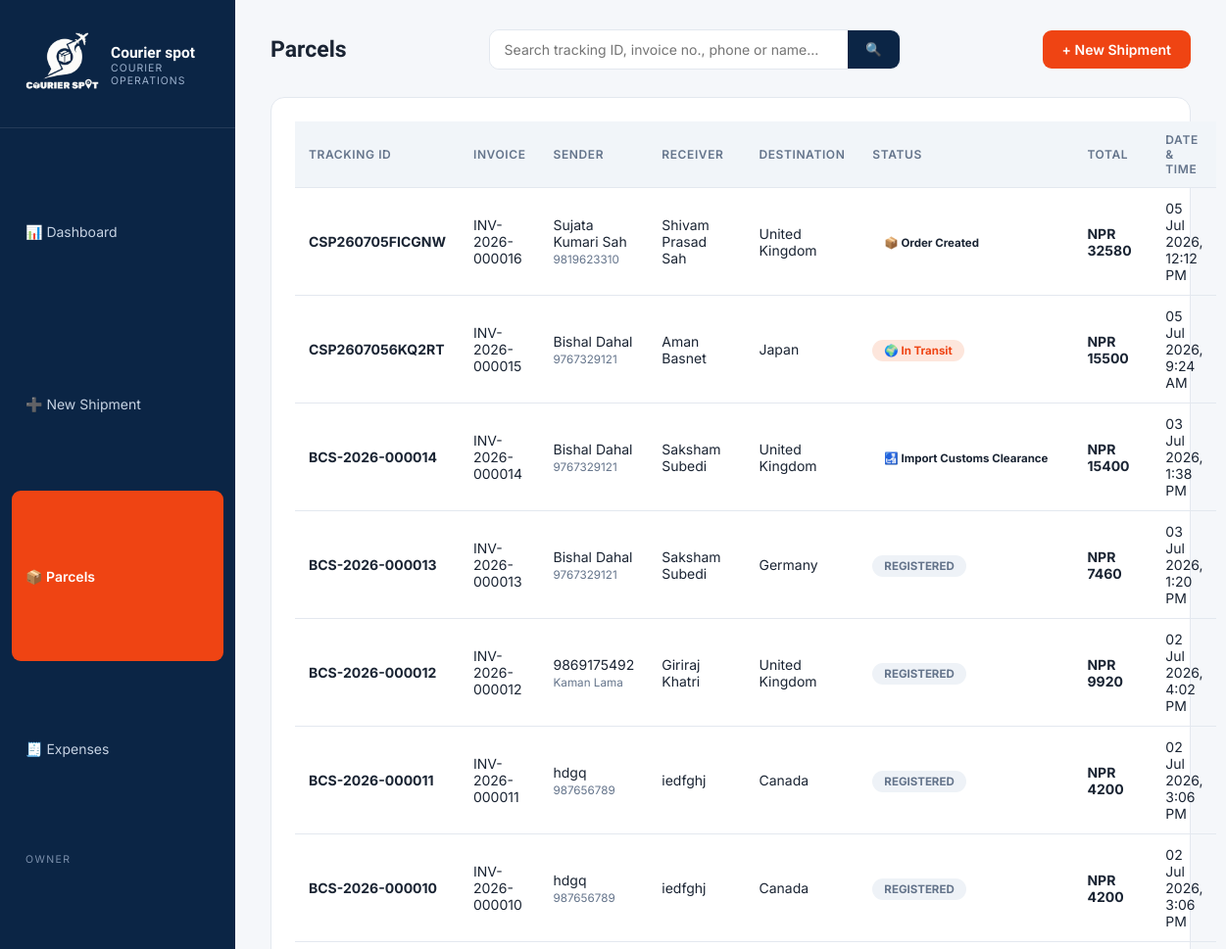
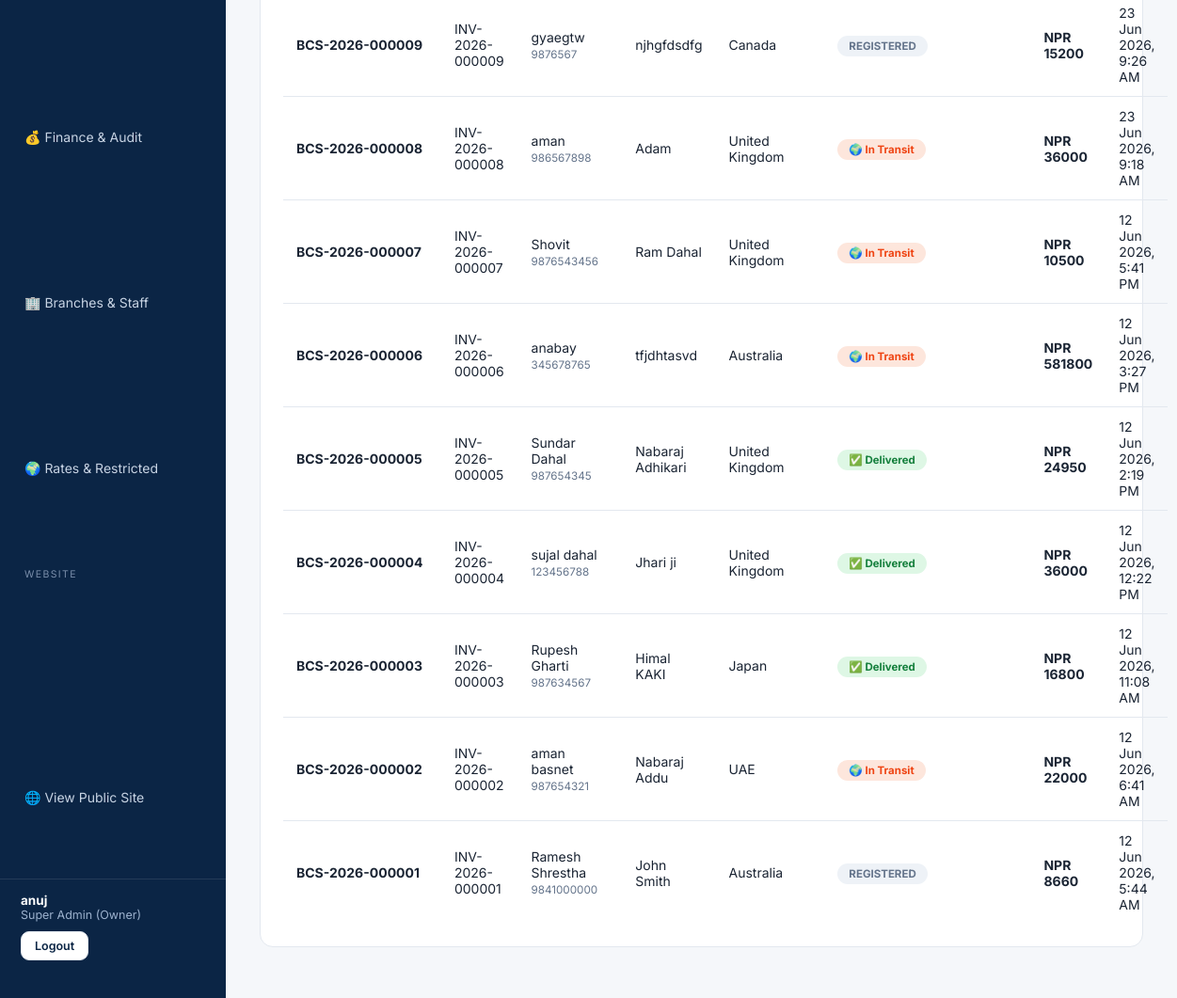
Page /panel/parcels/ (signed in) on the committed database (2 pictures, top to bottom).
### accounts/models.py (models this page shows, shortened)
class User(AbstractUser):
    class Roles(models.TextChoices):
        SUPERADMIN = 'SUPERADMIN', 'Super Admin (Owner)'
        BRANCH_ADMIN = 'BRANCH_ADMIN', 'Branch Admin'
        STAFF = 'STAFF', 'Staff'
        CUSTOMER = 'CUSTOMER', 'Customer'
    role = models.CharField(max_length=20, choices=Roles.choices, default=Roles.CUSTOMER)
    branch = models.ForeignKey('operations.Branch', null=True, blank=True,
                               on_delete=models.SET_NULL, related_name='users')
    phone = models.CharField(max_length=20, blank=True)
    address = models.CharField(max_length=255, blank=True)
    @property
    def is_owner(self):
        return self.role == self.Roles.SUPERADMIN
    @property
    def is_panel_user(self):
        return self.role in (self.Roles.SUPERADMIN, self.Roles.BRANCH_ADMIN, self.Roles.STAFF)

### tracking/models.py (models this page shows, shortened)
class Parcel(models.Model):
    class Status(models.TextChoices):
        ORDER_CREATED = 'ORDER_CREATED', '📦 Order Created'
        COLLECTED = 'COLLECTED', '✅ Parcel Collected'
        RECEIVED_BRANCH = 'RECEIVED_BRANCH', '🏢 Received at Courier Spot Branch'
        PROCESSED = 'PROCESSED', '📋 Shipment Processed'
        TRANSFERRED_HUB = 'TRANSFERRED_HUB', '🚚 Transferred to Kathmandu Export Hub'
        EXPORT_CUSTOMS = 'EXPORT_CUSTOMS', '🛃 Export Customs Clearance'
        DEPARTED = 'DEPARTED', '✈️ Departed from Nepal'
        IN_TRANSIT = 'IN_TRANSIT', '🌍 In Transit'
        ARRIVED_DEST = 'ARRIVED_DEST', '🇬🇧 Arrived at Destination Country'
        IMPORT_CUSTOMS = 'IMPORT_CUSTOMS', '🛃 Import Customs Clearance'
        TRANSFERRED_LOCAL = 'TRANSFERRED_LOCAL', '🚛 Transferred to Local Delivery Partner'
        OUT_FOR_DELIVERY = 'OUT_FOR_DELIVERY', '🚚 Out for Delivery'
        DELIVERED = 'DELIVERED', '✅ Delivered'
        CANCELLED = 'CANCELLED', 'Cancelled'
    CARRIERS = [('FEDEX', 'FedEx'), ('DHL', 'DHL Express'), ('ARAMEX', 'Aramex'),
                ('SKYNET', 'SkyNet'), ('DPD', 'DPD')]
    tracking_id = models.CharField(max_length=20, unique=True, editable=False)
    branch = models.ForeignKey('operations.Branch', on_delete=models.PROTECT, related_name='parcels')
    sender_name = models.CharField(max_length=120)
    sender_phone = models.CharField(max_length=20)
    sender_address = models.CharField(max_length=255)
    sender_email = models.EmailField(blank=True)
    receiver_name = models.CharField(max_length=120)
    receiver_phone = models.CharField(max_length=30)
    receiver_address = models.CharField(max_length=255)
    destination_country = models.CharField(max_length=80)
    status = models.CharField(max_length=20, choices=Status.choices, default=Status.ORDER_CREATED)
    carrier = models.CharField(max_length=10, choices=CARRIERS, blank=True)
    carrier_tracking_no = models.CharField(max_length=60, blank=True)
    qr_code = models.ImageField(upload_to='qr/', blank=True)
    created_by = models.ForeignKey(settings.AUTH_USER_MODEL, on_delete=models.PROTECT)
    created_at = models.DateTimeField(auto_now_add=True)
    class Meta:
        ordering = ['-created_at']

### operations/models.py (models this page shows, shortened)
class Invoice(models.Model):
    parcel = models.OneToOneField('tracking.Parcel', on_delete=models.PROTECT, related_name='invoice')
    invoice_no = models.CharField(max_length=20, unique=True)
    branch = models.ForeignKey(Branch, on_delete=models.PROTECT, related_name='invoices')
    total_weight = models.DecimalField(max_digits=10, decimal_places=2)
    rate_per_kg = models.DecimalField(max_digits=12, decimal_places=2, null=True, blank=True)  # legacy, no longer set — boxes have their own rate now
    weight_charge = models.DecimalField(max_digits=12, decimal_places=2)
    additional_charges_total = models.DecimalField(max_digits=12, decimal_places=2, default=Decimal('0.00'))
    customs_tax = models.DecimalField(max_digits=12, decimal_places=2, default=CUSTOMS_TAX)
    grand_total = models.DecimalField(max_digits=12, decimal_places=2)
    created_by = models.ForeignKey(settings.AUTH_USER_MODEL, on_delete=models.PROTECT)
    created_at = models.DateTimeField(auto_now_add=True)
    class Meta:
        ordering = ['-created_at']

### operations/views.py (the view)
# urls.py: path('panel/parcels/', ops.parcel_list, name='parcel_list'),
@panel_required
def parcel_list(request):
    q = request.GET.get('q', '').strip()
    parcels = branch_scope(Parcel.objects.select_related('branch', 'invoice'), request.user)
    if q:
        parcels = parcels.filter(
            Q(tracking_id__icontains=q) | Q(sender_phone__icontains=q) |
            Q(sender_name__icontains=q) | Q(receiver_name__icontains=q) |
            Q(invoice__invoice_no__icontains=q))
    return render(request, 'panel/parcel_list.html', {'parcels': parcels[:100], 'q': q})

### operations/views.py (called while the page is built)
def panel_required(view):
    @wraps(view)
    @login_required
    def wrapper(request, *a, **kw):
        if not request.user.is_panel_user:
            return HttpResponseForbidden('Staff panel access only.')
        return view(request, *a, **kw)
    return wrapper

def branch_scope(qs, user):
    return qs if user.is_owner else qs.filter(branch=user.branch)

### templates/panel/parcel_list.html (shortened to what this page needs)
{% extends "panel/base_panel.html" %}
{% block content %}
<div class="topbar">
  <h1>Parcels</h1>
  <form method="get"><div class="search">
    <input name="q" value="{{ q }}" placeholder="Search tracking ID, invoice no., phone or name…">
    <button>🔍</button></div></form>
  <a class="btn" href="{% url 'shipment_create' %}">+ New Shipment</a>
</div>
<div class="card">
  <table>
    <thead><tr><th>TRACKING ID</th><th>INVOICE</th><th>SENDER</th><th>RECEIVER</th><th>DESTINATION</th><th>STATUS</th><th>TOTAL</th><th>DATE & TIME</th></tr></thead>
    <tbody>
      {% for p in parcels %}
      <tr onclick="location='{% url 'parcel_detail' p.pk %}'" style="cursor:pointer">
        <td><b>{{ p.tracking_id }}</b></td><td>{{ p.invoice.invoice_no }}</td>
        <td>{{ p.sender_name }}<br><small style="color:var(--muted)">{{ p.sender_phone }}</small></td>
        <td>{{ p.receiver_name }}</td><td>{{ p.destination_country }}</td>
        <td><span class="pill pi-{{ p.status }}">{{ p.get_status_display }}</span></td>
        <td><b>NPR {{ p.invoice.grand_total|floatformat:0 }}</b></td>
        <td>{{ p.created_at|date:"d M Y, g:i A" }}</td></tr>
      {% empty %}<tr><td colspan="8" style="text-align:center;color:var(--muted)">No parcels found{% if q %} for “{{ q }}”{% endif %}.</td></tr>{% endfor %}
    </tbody>
  </table>
</div>
{% endblock %}

### templates/panel/base_panel.html (shortened to what this page needs)
<!DOCTYPE html>
<html lang="en">
<head>
</head>
<body>
<aside class="side">
  {% load static %}
  <a class="brand" href="{% url 'panel_dashboard' %}">
     <img src="{% static 'courierspotlogowhite.png' %}" alt="Courier Spot" style="height:80px;width:auto;display:block">
    <span><b>Courier spot</b><small>COURIER OPERATIONS</small></span>
  </a>
  <nav>
    <a href="{% url 'panel_dashboard' %}" class="{% if request.resolver_match.url_name == 'panel_dashboard' %}active{% endif %}">📊 Dashboard</a>
    <a href="{% url 'shipment_create' %}" class="{% if request.resolver_match.url_name == 'shipment_create' %}active{% endif %}">➕ New Shipment</a>
    <a href="{% url 'parcel_list' %}" class="{% if request.resolver_match.url_name == 'parcel_list' %}active{% endif %}">📦 Parcels</a>
    <a href="{% url 'expenses' %}" class="{% if request.resolver_match.url_name == 'expenses' %}active{% endif %}">🧾 Expenses</a>
    {% if user.is_owner %}
    <div class="sec">OWNER</div>
    <a href="{% url 'finance' %}" class="{% if request.resolver_match.url_name == 'finance' %}active{% endif %}">💰 Finance & Audit</a>
    <a href="{% url 'branches' %}" class="{% if request.resolver_match.url_name == 'branches' %}active{% endif %}">🏢 Branches & Staff</a>
    <a href="{% url 'rates_manage' %}" class="{% if request.resolver_match.url_name == 'rates_manage' %}active{% endif %}">🌍 Rates & Restricted</a>
    {% endif %}
    <div class="sec">WEBSITE</div>
    <a href="/" target="_blank">🌐 View Public Site</a>
  </nav>
  <div class="foot">
    <b>{{ user.first_name|default:user.username }}</b>
    {{ user.get_role_display }}{% if user.branch %} · {{ user.branch.name }}{% endif %}
    <form method="post" action="{% url 'logout' %}" style="margin-top:10px">{% csrf_token %}
      <button class="btn ghost" style="padding:7px 14px;font-size:12.5px">Logout</button></form>
  </div>
</aside>
<main class="main">
  {% block content %}{% endblock %}
</main>
</body>
</html>

### templates/panel/base_panel.html (style rules this page uses)
:root { --navy:#0B2545;--navy-2:#13315C;--crimson:#EF4413;--crimson-2:#F76B3F;--gold:#F2A900; --bg:#F5F7FA;--card:#FFFFFF;--border:#E3E8EF;--text:#1A2433;--muted:#64748B }
* { margin:0;padding:0;box-sizing:border-box }
body { font-family:'Inter',sans-serif;background:var(--bg);color:var(--text);display:flex;min-height:100vh }
a { text-decoration:none;color:inherit }
h1,h2,h3 { font-family:'Sora',sans-serif }
.side { width:240px;background:var(--navy);color:#fff;padding:26px 0;display:flex;flex-direction:column;position:fixed;top:0;bottom:0 }
.side .brand { display:flex;align-items:center;gap:11px;padding:0 22px 24px;border-bottom:1px solid rgba(255,255,255,.1);margin-bottom:18px }
.side .brand b { font-family:'Sora';font-size:15.5px }
.side .brand small { display:block;font-size:10.5px;color:#9DB2CE;letter-spacing:1px }
.side nav { display:grid;gap:2px;padding:0 12px;flex:1 }
.side nav a { padding:11px 14px;border-radius:9px;font-size:14px;color:#C7D3E3;display:flex;gap:11px;align-items:center;transition:background .2s,color .2s }
.side nav a.active { background:var(--crimson);color:#fff;font-weight:600 }
.side .sec { font-size:10.5px;letter-spacing:1.4px;color:#7B8FAB;padding:18px 14px 6px }
.side .foot { padding:14px 22px;border-top:1px solid rgba(255,255,255,.1);font-size:12.5px;color:#9DB2CE }
.side .foot b { color:#fff;display:block;font-size:13.5px }
.main { margin-left:240px;flex:1;padding:30px 36px;max-width:calc(100vw - 240px) }
.topbar { display:flex;justify-content:space-between;align-items:center;margin-bottom:28px;gap:18px;flex-wrap:wrap }
.topbar h1 { font-size:23px }
.topbar form { flex:1;max-width:420px }
.search { display:flex;background:var(--card);border:1px solid var(--border);border-radius:10px;overflow:hidden }
.search input { flex:1;border:none;outline:none;padding:11px 15px;font-size:14px;font-family:inherit }
.search button { border:none;background:var(--navy);color:#fff;padding:0 18px;cursor:pointer }
.btn { display:inline-flex;align-items:center;gap:8px;background:var(--crimson);color:#fff;border:none;padding:11px 20px;border-radius:9px;font-weight:600;font-size:14px;cursor:pointer;font-family:inherit;transition:background .2s,transform .2s }
.btn.ghost { background:#fff;color:var(--navy);border:1px solid var(--border) }
.card { background:var(--card);border:1px solid var(--border);border-radius:14px;padding:24px;margin-bottom:24px }
table { width:100%;border-collapse:collapse;font-size:14px }
th { text-align:left;padding:11px 14px;background:#F1F5F9;color:var(--muted);font-size:12px;letter-spacing:.6px;font-weight:600 }
td { padding:12px 14px;border-top:1px solid var(--border) }
.pill { padding:4px 12px;border-radius:999px;font-size:11.5px;font-weight:700;white-space:nowrap }
.pi-REGISTERED { background:#EEF2F7;color:#64748B }
.pi-IN_TRANSIT { background:#FDE6DC;color:var(--crimson) }
.pi-DELIVERED { background:#DEF7E5;color:#15803D }
input,select,textarea { width:100%;border:1px solid var(--border);border-radius:9px;padding:10.5px 13px;font-size:14px;font-family:inherit;outline:none;background:#fff }

### rows in the picture
User: first_name "anuj", role "Super Admin (Owner)"
Parcel: tracking_id "CSP260705FICGNW", invoice.invoice_no "INV-2026-000016", sender_name "Sujata Kumari Sah", sender_phone "9819623310", receiver_name "Shivam Prasad Sah", destination_country "United Kingdom", status "📦 Order Created", invoice.grand_total "32580", created_at "05 Jul 2026, 12:12 PM"
Parcel: tracking_id "CSP2607056KQ2RT", invoice.invoice_no "INV-2026-000015", sender_name "Bishal Dahal", sender_phone "9767329121", receiver_name "Aman Basnet", destination_country "Japan", status "🌍 In Transit", invoice.grand_total "15500", created_at "05 Jul 2026, 9:24 AM"
Parcel: tracking_id "BCS-2026-000014", invoice.invoice_no "INV-2026-000014", sender_name "Bishal Dahal", sender_phone "9767329121", receiver_name "Saksham Subedi", destination_country "United Kingdom", status "🛃 Import Customs Clearance", invoice.grand_total "15400", created_at "03 Jul 2026, 1:38 PM"
Parcel: tracking_id "BCS-2026-000013", invoice.invoice_no "INV-2026-000013", sender_name "Bishal Dahal", sender_phone "9767329121", receiver_name "Saksham Subedi", destination_country "Germany", status "REGISTERED", invoice.grand_total "7460", created_at "03 Jul 2026, 1:20 PM"
Parcel: tracking_id "BCS-2026-000012", invoice.invoice_no "INV-2026-000012", sender_name "9869175492", sender_phone "Kaman Lama", receiver_name "Giriraj Khatri", destination_country "United Kingdom", status "REGISTERED", invoice.grand_total "9920", created_at "02 Jul 2026, 4:02 PM"
Parcel: tracking_id "BCS-2026-000011", invoice.invoice_no "INV-2026-000011", sender_name "hdgq", sender_phone "987656789", receiver_name "iedfghj", destination_country "Canada", status "REGISTERED", invoice.grand_total "4200", created_at "02 Jul 2026, 3:06 PM"
Parcel: tracking_id "BCS-2026-000010", invoice.invoice_no "INV-2026-000010", sender_name "hdgq", sender_phone "987656789", receiver_name "iedfghj", destination_country "Canada", status "REGISTERED", invoice.grand_total "4200", created_at "02 Jul 2026, 3:06 PM"
Parcel: tracking_id "BCS-2026-000009", invoice.invoice_no "INV-2026-000009", sender_name "gyaegtw", sender_phone "9876567", receiver_name "njhgfdsdfg", destination_country "Canada", status "REGISTERED", invoice.grand_total "15200", created_at "23 Jun 2026, 9:26 AM"
Parcel: tracking_id "BCS-2026-000008", invoice.invoice_no "INV-2026-000008", sender_name "aman", sender_phone "986567898", receiver_name "Adam", destination_country "United Kingdom", status "🌍 In Transit", invoice.grand_total "36000", created_at "23 Jun 2026, 9:18 AM"
Parcel: tracking_id "BCS-2026-000007", invoice.invoice_no "INV-2026-000007", sender_name "Shovit", sender_phone "9876543456", receiver_name "Ram Dahal", destination_country "United Kingdom", status "🌍 In Transit", invoice.grand_total "10500", created_at "12 Jun 2026, 5:41 PM"
Parcel: tracking_id "BCS-2026-000006", invoice.invoice_no "INV-2026-000006", sender_name "anabay", sender_phone "345678765", receiver_name "tfjdhtasvd", destination_country "Australia", status "🌍 In Transit", invoice.grand_total "581800", created_at "12 Jun 2026, 3:27 PM"
Parcel: tracking_id "BCS-2026-000005", invoice.invoice_no "INV-2026-000005", sender_name "Sundar Dahal", sender_phone "987654345", receiver_name "Nabaraj Adhikari", destination_country "United Kingdom", status "✅ Delivered", invoice.grand_total "24950", created_at "12 Jun 2026, 2:19 PM"
Parcel: tracking_id "BCS-2026-000004", invoice.invoice_no "INV-2026-000004", sender_name "sujal dahal", sender_phone "123456788", receiver_name "Jhari ji", destination_country "United Kingdom", status "✅ Delivered", invoice.grand_total "36000", created_at "12 Jun 2026, 12:22 PM"
Parcel: tracking_id "BCS-2026-000003", invoice.invoice_no "INV-2026-000003", sender_name "Rupesh Gharti", sender_phone "987634567", receiver_name "Himal KAKI", destination_country "Japan", status "✅ Delivered", invoice.grand_total "16800", created_at "12 Jun 2026, 11:08 AM"
Parcel: tracking_id "BCS-2026-000002", invoice.invoice_no "INV-2026-000002", sender_name "aman basnet", sender_phone "987654321", receiver_name "Nabaraj Addu", destination_country "UAE", status "🌍 In Transit", invoice.grand_total "22000", created_at "12 Jun 2026, 6:41 AM"
Parcel: tracking_id "BCS-2026-000001", invoice.invoice_no "INV-2026-000001", sender_name "Ramesh Shrestha", sender_phone "9841000000", receiver_name "John Smith", destination_country "Australia", status "REGISTERED", invoice.grand_total "8660", created_at "12 Jun 2026, 5:44 AM"
